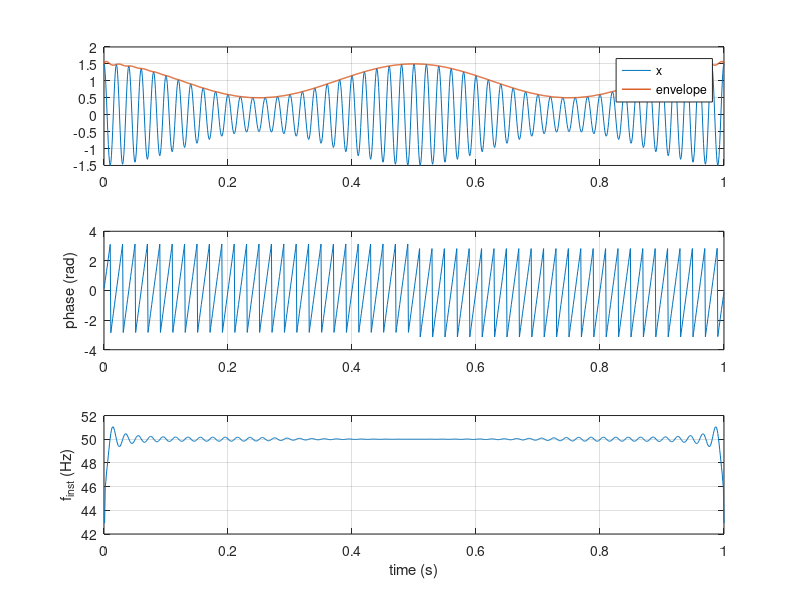

The MATLAB script that drew this image:

clc;close all;clear;

fs = 1000;                          % sampling rate (Hz)
t  = (0:1/fs:1).';
x  = cos(2*pi*50*t) .* (1+0.5*cos(2*pi*2*t));  % AM test signal

z  = hilbert(x);                    % analytic signal: x + j*H{x}
env = abs(z);                       % envelope
phi = angle(z);                     % instantaneous phase (radians)
f_inst = [NaN; diff(unwrap(phi))] * fs/(2*pi);  % inst. frequency (Hz)

% Plot
figure;
subplot(3,1,1); plot(t,x,t,env,'LineWidth',1); grid on; legend('x','envelope');
subplot(3,1,2); plot(t,phi); grid on; ylabel('phase (rad)');
subplot(3,1,3); plot(t,f_inst); grid on; ylabel('f_{inst} (Hz)'); xlabel('time (s)');
